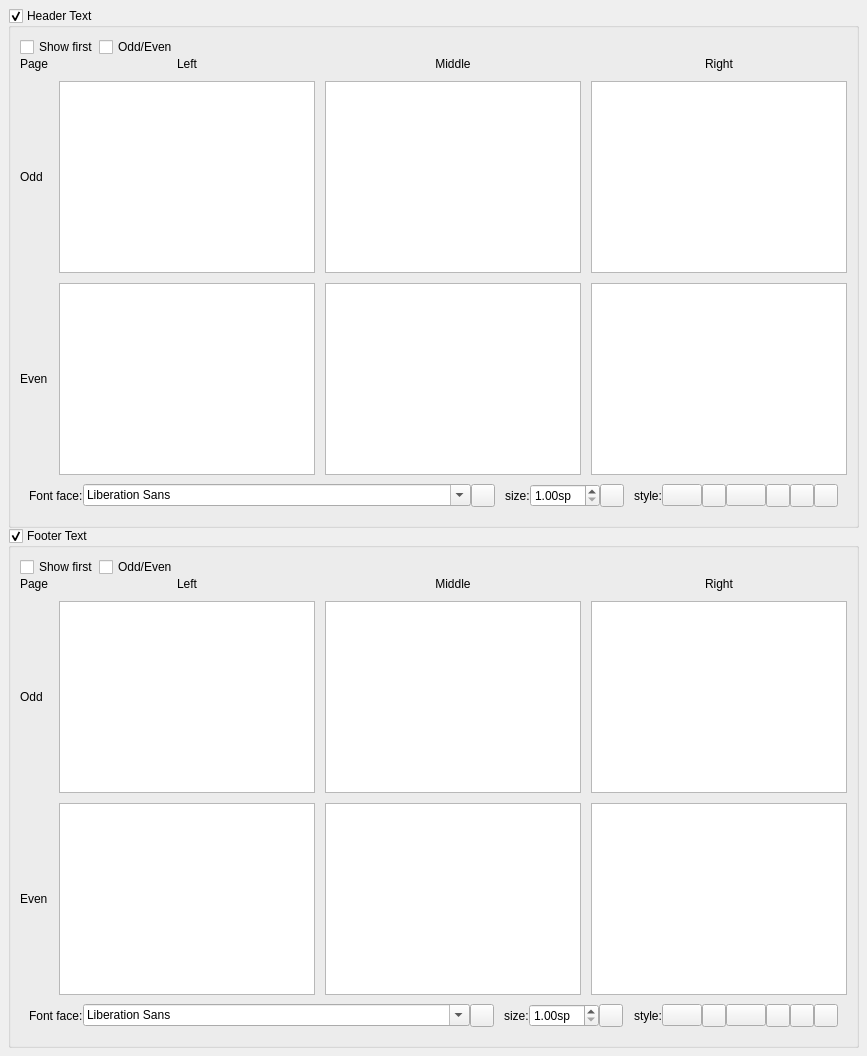
      <widget class="QWidget" name="PageHeaderFooterNumbers">
       <layout class="QGridLayout" name="gridLayout_10">
        <property name="leftMargin">
         <number>8</number>
        </property>
        <property name="topMargin">
         <number>8</number>
        </property>
        <property name="rightMargin">
         <number>8</number>
        </property>
        <property name="bottomMargin">
         <number>8</number>
        </property>
        <property name="spacing">
         <number>0</number>
        </property>
        <item row="1" column="0">
         <widget class="QGroupBox" name="showFooter">
          <property name="sizePolicy">
           <sizepolicy hsizetype="Preferred" vsizetype="Expanding">
            <horstretch>0</horstretch>
            <verstretch>0</verstretch>
           </sizepolicy>
          </property>
          <property name="title">
           <string>Footer Text</string>
          </property>
          <property name="checkable">
           <bool>true</bool>
          </property>
          <layout class="QVBoxLayout" name="verticalLayout_22">
           <property name="spacing">
            <number>0</number>
           </property>
           <item>
            <layout class="QHBoxLayout" name="horizontalLayout_2">
             <item>
              <widget class="QCheckBox" name="showFooterFirstPage">
               <property name="toolTip">
                <string>Show footer also on first page</string>
               </property>
               <property name="text">
                <string>Show first</string>
               </property>
              </widget>
             </item>
             <item>
              <widget class="QCheckBox" name="footerOddEven">
               <property name="toolTip">
                <string>Use odd/even page footer</string>
               </property>
               <property name="text">
                <string>Odd/Even</string>
               </property>
              </widget>
             </item>
             <item>
              <spacer name="horizontalSpacer_3">
               <property name="orientation">
                <enum>Qt::Horizontal</enum>
               </property>
               <property name="sizeHint" stdset="0">
                <size>
                 <width>40</width>
                 <height>20</height>
                </size>
               </property>
              </spacer>
             </item>
            </layout>
           </item>
           <item>
            <layout class="QGridLayout" name="gridLayout_6">
             <property name="spacing">
              <number>10</number>
             </property>
             <item row="1" column="0">
              <widget class="QLabel" name="labelOddFooter">
               <property name="text">
                <string>Odd</string>
               </property>
              </widget>
             </item>
             <item row="1" column="1">
              <widget class="QTextEdit" name="oddFooterL">
               <property name="minimumSize">
                <size>
                 <width>0</width>
                 <height>30</height>
                </size>
               </property>
              </widget>
             </item>
             <item row="0" column="2">
              <widget class="QLabel" name="labelMiddleFooter">
               <property name="text">
                <string>Middle</string>
               </property>
               <property name="alignment">
                <set>Qt::AlignCenter</set>
               </property>
              </widget>
             </item>
             <item row="1" column="2">
              <widget class="QTextEdit" name="oddFooterC">
               <property name="minimumSize">
                <size>
                 <width>0</width>
                 <height>30</height>
                </size>
               </property>
              </widget>
             </item>
             <item row="2" column="1">
              <widget class="QTextEdit" name="evenFooterL">
               <property name="minimumSize">
                <size>
                 <width>0</width>
                 <height>30</height>
                </size>
               </property>
              </widget>
             </item>
             <item row="2" column="0">
              <widget class="QLabel" name="labelEvenFooter">
               <property name="text">
                <string>Even</string>
               </property>
              </widget>
             </item>
             <item row="0" column="1">
              <widget class="QLabel" name="labelLeftFooter">
               <property name="sizePolicy">
                <sizepolicy hsizetype="Preferred" vsizetype="Preferred">
                 <horstretch>0</horstretch>
                 <verstretch>0</verstretch>
                </sizepolicy>
               </property>
               <property name="text">
                <string>Left</string>
               </property>
               <property name="alignment">
                <set>Qt::AlignCenter</set>
               </property>
              </widget>
             </item>
             <item row="2" column="2">
              <widget class="QTextEdit" name="evenFooterC">
               <property name="minimumSize">
                <size>
                 <width>0</width>
                 <height>30</height>
                </size>
               </property>
              </widget>
             </item>
             <item row="2" column="3">
              <widget class="QTextEdit" name="evenFooterR">
               <property name="minimumSize">
                <size>
                 <width>0</width>
                 <height>30</height>
                </size>
               </property>
              </widget>
             </item>
             <item row="1" column="3">
              <widget class="QTextEdit" name="oddFooterR">
               <property name="minimumSize">
                <size>
                 <width>0</width>
                 <height>30</height>
                </size>
               </property>
              </widget>
             </item>
             <item row="0" column="0">
              <widget class="QLabel" name="labelPageFooter">
               <property name="text">
                <string>Page</string>
               </property>
              </widget>
             </item>
             <item row="0" column="3">
              <widget class="QLabel" name="labelRightFooter">
               <property name="text">
                <string>Right</string>
               </property>
               <property name="alignment">
                <set>Qt::AlignCenter</set>
               </property>
              </widget>
             </item>
            </layout>
           </item>
           <item>
            <widget class="QWidget" name="showMeasureNumber_5" native="true">
             <layout class="QGridLayout" name="_7">
              <property name="spacing">
               <number>0</number>
              </property>
              <item row="0" column="4">
               <widget class="QDoubleSpinBox" name="footerFontSize">
                <property name="suffix">
                 <string>sp</string>
                </property>
                <property name="minimum">
                 <double>1.000000000000000</double>
                </property>
               </widget>
              </item>
              <item row="0" column="7">
               <layout class="QHBoxLayout" name="horizontalLayout_21">
                <item>
                 <widget class="QPushButton" name="footerFontBold">
                  <property name="accessibleName">
                   <string>Bold</string>
                  </property>
                  <property name="icon">
                   <iconset resource="musescore.qrc">
                    <normaloff>:/data/icons/format-text-bold.svg</normaloff>:/data/icons/format-text-bold.svg</iconset>
                  </property>
                  <property name="checkable">
                   <bool>true</bool>
                  </property>
                 </widget>
                </item>
                <item>
                 <widget class="QToolButton" name="resetFooterFontBold">
                  <property name="toolTip">
                   <string>Reset to default</string>
                  </property>
                  <property name="accessibleName">
                   <string>Reset 'Bold' value</string>
                  </property>
                  <property name="text">
                   <string notr="true"/>
                  </property>
                  <property name="icon">
                   <iconset resource="musescore.qrc">
                    <normaloff>:/data/icons/edit-reset.svg</normaloff>:/data/icons/edit-reset.svg</iconset>
                  </property>
                 </widget>
                </item>
                <item>
                 <widget class="QPushButton" name="footerFontItalic">
                  <property name="accessibleName">
                   <string>Italic</string>
                  </property>
                  <property name="icon">
                   <iconset resource="musescore.qrc">
                    <normaloff>:/data/icons/format-text-italic.svg</normaloff>:/data/icons/format-text-italic.svg</iconset>
                  </property>
                  <property name="checkable">
                   <bool>true</bool>
                  </property>
                 </widget>
                </item>
                <item>
                 <widget class="QToolButton" name="resetFooterFontItalic">
                  <property name="toolTip">
                   <string>Reset to default</string>
                  </property>
                  <property name="accessibleName">
                   <string>Reset 'Italic' value</string>
                  </property>
                  <property name="text">
                   <string notr="true"/>
                  </property>
                  <property name="icon">
                   <iconset resource="musescore.qrc">
                    <normaloff>:/data/icons/edit-reset.svg</normaloff>:/data/icons/edit-reset.svg</iconset>
                  </property>
                 </widget>
                </item>
                <item>
                 <widget class="QToolButton" name="footerFontUnderline">
                  <property name="sizePolicy">
                   <sizepolicy hsizetype="Minimum" vsizetype="Fixed">
                    <horstretch>0</horstretch>
                    <verstretch>0</verstretch>
                   </sizepolicy>
                  </property>
                  <property name="accessibleName">
                   <string>Underline</string>
                  </property>
                  <property name="icon">
                   <iconset resource="musescore.qrc">
                    <normaloff>:/data/icons/format-text-underline.svg</normaloff>:/data/icons/format-text-underline.svg</iconset>
                  </property>
                  <property name="checkable">
                   <bool>true</bool>
                  </property>
                 </widget>
                </item>
                <item>
                 <widget class="QToolButton" name="resetFooterFontUnderline">
                  <property name="toolTip">
                   <string>Reset to default</string>
                  </property>
                  <property name="accessibleName">
                   <string>Reset 'Underline' value</string>
                  </property>
                  <property name="text">
                   <string notr="true"/>
                  </property>
                  <property name="icon">
                   <iconset resource="musescore.qrc">
                    <normaloff>:/data/icons/edit-reset.svg</normaloff>:/data/icons/edit-reset.svg</iconset>
                  </property>
                 </widget>
                </item>
               </layout>
              </item>
              <item row="0" column="0">
               <widget class="QLabel" name="label_165">
                <property name="text">
                 <string>Font face:</string>
                </property>
               </widget>
              </item>
              <item row="0" column="1">
               <widget class="QFontComboBox" name="footerFontFace">
                <property name="sizePolicy">
                 <sizepolicy hsizetype="Expanding" vsizetype="Fixed">
                  <horstretch>0</horstretch>
                  <verstretch>0</verstretch>
                 </sizepolicy>
                </property>
               </widget>
              </item>
              <item row="0" column="3">
               <widget class="QLabel" name="label_164">
                <property name="text">
                 <string>size:</string>
                </property>
                <property name="indent">
                 <number>10</number>
                </property>
               </widget>
              </item>
              <item row="0" column="2">
               <widget class="QToolButton" name="resetFooterFontFace">
                <property name="toolTip">
                 <string>Reset to default</string>
                </property>
                <property name="accessibleName">
                 <string>Reset 'Font face' value</string>
                </property>
                <property name="text">
                 <string notr="true"/>
                </property>
                <property name="icon">
                 <iconset resource="musescore.qrc">
                  <normaloff>:/data/icons/edit-reset.svg</normaloff>:/data/icons/edit-reset.svg</iconset>
                </property>
               </widget>
              </item>
              <item row="0" column="6">
               <widget class="QLabel" name="label_166">
                <property name="text">
                 <string>style:</string>
                </property>
                <property name="indent">
                 <number>11</number>
                </property>
               </widget>
              </item>
              <item row="0" column="5">
               <widget class="QToolButton" name="resetFooterFontSize">
                <property name="toolTip">
                 <string>Reset to default</string>
                </property>
                <property name="accessibleName">
                 <string>Reset 'Font size' value</string>
                </property>
                <property name="text">
                 <string notr="true"/>
                </property>
                <property name="icon">
                 <iconset resource="musescore.qrc">
                  <normaloff>:/data/icons/edit-reset.svg</normaloff>:/data/icons/edit-reset.svg</iconset>
                </property>
               </widget>
              </item>
             </layout>
            </widget>
           </item>
          </layout>
         </widget>
        </item>
        <item row="0" column="0">
         <widget class="QGroupBox" name="showHeader">
          <property name="sizePolicy">
           <sizepolicy hsizetype="Preferred" vsizetype="Expanding">
            <horstretch>0</horstretch>
            <verstretch>0</verstretch>
           </sizepolicy>
          </property>
          <property name="title">
           <string>Header Text</string>
          </property>
          <property name="checkable">
           <bool>true</bool>
          </property>
          <layout class="QVBoxLayout" name="verticalLayout_23">
           <property name="spacing">
            <number>0</number>
           </property>
           <item>
            <layout class="QHBoxLayout" name="horizontalLayout_4">
             <item>
              <widget class="QCheckBox" name="showHeaderFirstPage">
               <property name="toolTip">
                <string>Show header also on first page</string>
               </property>
               <property name="text">
                <string>Show first</string>
               </property>
              </widget>
             </item>
             <item>
              <widget class="QCheckBox" name="headerOddEven">
               <property name="toolTip">
                <string>Use odd/even page header</string>
               </property>
               <property name="text">
                <string>Odd/Even</string>
               </property>
              </widget>
             </item>
             <item>
              <spacer name="horizontalSpacer_4">
               <property name="orientation">
                <enum>Qt::Horizontal</enum>
               </property>
               <property name="sizeHint" stdset="0">
                <size>
                 <width>40</width>
                 <height>20</height>
                </size>
               </property>
              </spacer>
             </item>
            </layout>
           </item>
           <item>
            <layout class="QGridLayout" name="gridLayout_5">
             <property name="spacing">
              <number>10</number>
             </property>
             <item row="0" column="1">
              <widget class="QLabel" name="labelLeftHeader">
               <property name="text">
                <string>Left</string>
               </property>
               <property name="alignment">
                <set>Qt::AlignCenter</set>
               </property>
              </widget>
             </item>
             <item row="0" column="2">
              <widget class="QLabel" name="labelMiddleHeader">
               <property name="text">
                <string>Middle</string>
               </property>
               <property name="alignment">
                <set>Qt::AlignCenter</set>
               </property>
              </widget>
             </item>
             <item row="0" column="3">
              <widget class="QLabel" name="labelRightHeader">
               <property name="text">
                <string>Right</string>
               </property>
               <property name="alignment">
                <set>Qt::AlignCenter</set>
               </property>
              </widget>
             </item>
             <item row="1" column="0">
              <widget class="QLabel" name="labelOddHeader">
               <property name="text">
                <string>Odd</string>
               </property>
              </widget>
             </item>
             <item row="1" column="1">
              <widget class="QTextEdit" name="oddHeaderL">
               <property name="sizePolicy">
                <sizepolicy hsizetype="Expanding" vsizetype="Expanding">
                 <horstretch>0</horstretch>
                 <verstretch>0</verstretch>
                </sizepolicy>
               </property>
               <property name="minimumSize">
                <size>
                 <width>0</width>
                 <height>30</height>
                </size>
               </property>
               <property name="maximumSize">
                <size>
                 <width>16777215</width>
                 <height>16777215</height>
                </size>
               </property>
              </widget>
             </item>
             <item row="1" column="2">
              <widget class="QTextEdit" name="oddHeaderC">
               <property name="sizePolicy">
                <sizepolicy hsizetype="Expanding" vsizetype="Expanding">
                 <horstretch>0</horstretch>
                 <verstretch>0</verstretch>
                </sizepolicy>
               </property>
               <property name="minimumSize">
                <size>
                 <width>0</width>
                 <height>30</height>
                </size>
               </property>
               <property name="maximumSize">
                <size>
                 <width>16777215</width>
                 <height>16777215</height>
                </size>
               </property>
              </widget>
             </item>
             <item row="1" column="3">
              <widget class="QTextEdit" name="oddHeaderR">
               <property name="sizePolicy">
                <sizepolicy hsizetype="Expanding" vsizetype="Expanding">
                 <horstretch>0</horstretch>
                 <verstretch>0</verstretch>
                </sizepolicy>
               </property>
               <property name="minimumSize">
                <size>
                 <width>0</width>
                 <height>30</height>
                </size>
               </property>
               <property name="maximumSize">
                <size>
                 <width>16777215</width>
                 <height>16777215</height>
                </size>
               </property>
              </widget>
             </item>
             <item row="2" column="1">
              <widget class="QTextEdit" name="evenHeaderL">
               <property name="minimumSize">
                <size>
                 <width>0</width>
                 <height>30</height>
                </size>
               </property>
               <property name="maximumSize">
                <size>
                 <width>16777215</width>
                 <height>16777215</height>
                </size>
               </property>
              </widget>
             </item>
             <item row="2" column="0">
              <widget class="QLabel" name="labelEvenHeader">
               <property name="text">
                <string>Even</string>
               </property>
              </widget>
             </item>
             <item row="2" column="2">
              <widget class="QTextEdit" name="evenHeaderC">
               <property name="minimumSize">
                <size>
                 <width>0</width>
                 <height>30</height>
                </size>
               </property>
               <property name="maximumSize">
                <size>
                 <width>16777215</width>
                 <height>16777215</height>
                </size>
               </property>
              </widget>
             </item>
             <item row="2" column="3">
              <widget class="QTextEdit" name="evenHeaderR">
               <property name="minimumSize">
                <size>
                 <width>0</width>
                 <height>30</height>
                </size>
               </property>
               <property name="maximumSize">
                <size>
                 <width>16777215</width>
                 <height>16777215</height>
                </size>
               </property>
              </widget>
             </item>
             <item row="0" column="0">
              <widget class="QLabel" name="labelPageHeader">
               <property name="text">
                <string>Page</string>
               </property>
              </widget>
             </item>
            </layout>
           </item>
           <item>
            <widget class="QWidget" name="showMeasureNumber_4" native="true">
             <layout class="QGridLayout" name="_6">
              <property name="spacing">
               <number>0</number>
              </property>
              <item row="0" column="1">
               <widget class="QFontComboBox" name="headerFontFace">
                <property name="sizePolicy">
                 <sizepolicy hsizetype="Expanding" vsizetype="Fixed">
                  <horstretch>0</horstretch>
                  <verstretch>0</verstretch>
                 </sizepolicy>
                </property>
               </widget>
              </item>
              <item row="0" column="0">
               <widget class="QLabel" name="label_162">
                <property name="text">
                 <string>Font face:</string>
                </property>
               </widget>
              </item>
              <item row="0" column="2">
               <widget class="QToolButton" name="resetHeaderFontFace">
                <property name="toolTip">
                 <string>Reset to default</string>
                </property>
                <property name="accessibleName">
                 <string>Reset 'Font face' value</string>
                </property>
                <property name="text">
                 <string notr="true"/>
                </property>
                <property name="icon">
                 <iconset resource="musescore.qrc">
                  <normaloff>:/data/icons/edit-reset.svg</normaloff>:/data/icons/edit-reset.svg</iconset>
                </property>
               </widget>
              </item>
              <item row="0" column="3">
               <widget class="QLabel" name="label_161">
                <property name="text">
                 <string>size:</string>
                </property>
                <property name="indent">
                 <number>10</number>
                </property>
               </widget>
              </item>
              <item row="0" column="5">
               <widget class="QToolButton" name="resetHeaderFontSize">
                <property name="toolTip">
                 <string>Reset to default</string>
                </property>
                <property name="accessibleName">
                 <string>Reset 'Font size' value</string>
                </property>
                <property name="text">
                 <string notr="true"/>
                </property>
                <property name="icon">
                 <iconset resource="musescore.qrc">
                  <normaloff>:/data/icons/edit-reset.svg</normaloff>:/data/icons/edit-reset.svg</iconset>
                </property>
               </widget>
              </item>
              <item row="0" column="4">
               <widget class="QDoubleSpinBox" name="headerFontSize">
                <property name="suffix">
                 <string>sp</string>
                </property>
                <property name="minimum">
                 <double>1.000000000000000</double>
                </property>
               </widget>
              </item>
              <item row="0" column="6">
               <widget class="QLabel" name="label_163">
                <property name="text">
                 <string>style:</string>
                </property>
                <property name="indent">
                 <number>10</number>
                </property>
               </widget>
              </item>
              <item row="0" column="7">
               <layout class="QHBoxLayout" name="horizontalLayout_20">
                <item>
                 <widget class="QPushButton" name="headerFontBold">
                  <property name="accessibleName">
                   <string>Bold</string>
                  </property>
                  <property name="icon">
                   <iconset resource="musescore.qrc">
                    <normaloff>:/data/icons/format-text-bold.svg</normaloff>:/data/icons/format-text-bold.svg</iconset>
                  </property>
                  <property name="checkable">
                   <bool>true</bool>
                  </property>
                 </widget>
                </item>
                <item>
                 <widget class="QToolButton" name="resetHeaderFontBold">
                  <property name="toolTip">
                   <string>Reset to default</string>
                  </property>
                  <property name="accessibleName">
                   <string>Reset 'Bold' value</string>
                  </property>
                  <property name="text">
                   <string notr="true"/>
                  </property>
                  <property name="icon">
                   <iconset resource="musescore.qrc">
                    <normaloff>:/data/icons/edit-reset.svg</normaloff>:/data/icons/edit-reset.svg</iconset>
                  </property>
                 </widget>
                </item>
                <item>
                 <widget class="QPushButton" name="headerFontItalic">
                  <property name="accessibleName">
                   <string>Italic</string>
                  </property>
                  <property name="icon">
                   <iconset resource="musescore.qrc">
                    <normaloff>:/data/icons/format-text-italic.svg</normaloff>:/data/icons/format-text-italic.svg</iconset>
                  </property>
                  <property name="checkable">
                   <bool>true</bool>
                  </property>
                 </widget>
                </item>
                <item>
                 <widget class="QToolButton" name="resetHeaderFontItalic">
                  <property name="toolTip">
                   <string>Reset to default</string>
                  </property>
                  <property name="accessibleName">
                   <string>Reset 'Italic' value</string>
                  </property>
                  <property name="text">
                   <string notr="true"/>
                  </property>
                  <property name="icon">
                   <iconset resource="musescore.qrc">
                    <normaloff>:/data/icons/edit-reset.svg</normaloff>:/data/icons/edit-reset.svg</iconset>
                  </property>
                 </widget>
                </item>
                <item>
                 <widget class="QToolButton" name="headerFontUnderline">
                  <property name="sizePolicy">
                   <sizepolicy hsizetype="Minimum" vsizetype="Fixed">
                    <horstretch>0</horstretch>
                    <verstretch>0</verstretch>
                   </sizepolicy>
                  </property>
                  <property name="accessibleName">
                   <string>Underline</string>
                  </property>
                  <property name="icon">
                   <iconset resource="musescore.qrc">
                    <normaloff>:/data/icons/format-text-underline.svg</normaloff>:/data/icons/format-text-underline.svg</iconset>
                  </property>
                  <property name="checkable">
                   <bool>true</bool>
                  </property>
                 </widget>
                </item>
                <item>
                 <widget class="QToolButton" name="resetHeaderFontUnderline">
                  <property name="toolTip">
                   <string>Reset to default</string>
                  </property>
                  <property name="accessibleName">
                   <string>Reset 'Underline' value</string>
                  </property>
                  <property name="text">
                   <string notr="true"/>
                  </property>
                  <property name="icon">
                   <iconset resource="musescore.qrc">
                    <normaloff>:/data/icons/edit-reset.svg</normaloff>:/data/icons/edit-reset.svg</iconset>
                  </property>
                 </widget>
                </item>
               </layout>
              </item>
             </layout>
            </widget>
           </item>
          </layout>
         </widget>
        </item>
       </layout>
      </widget>
